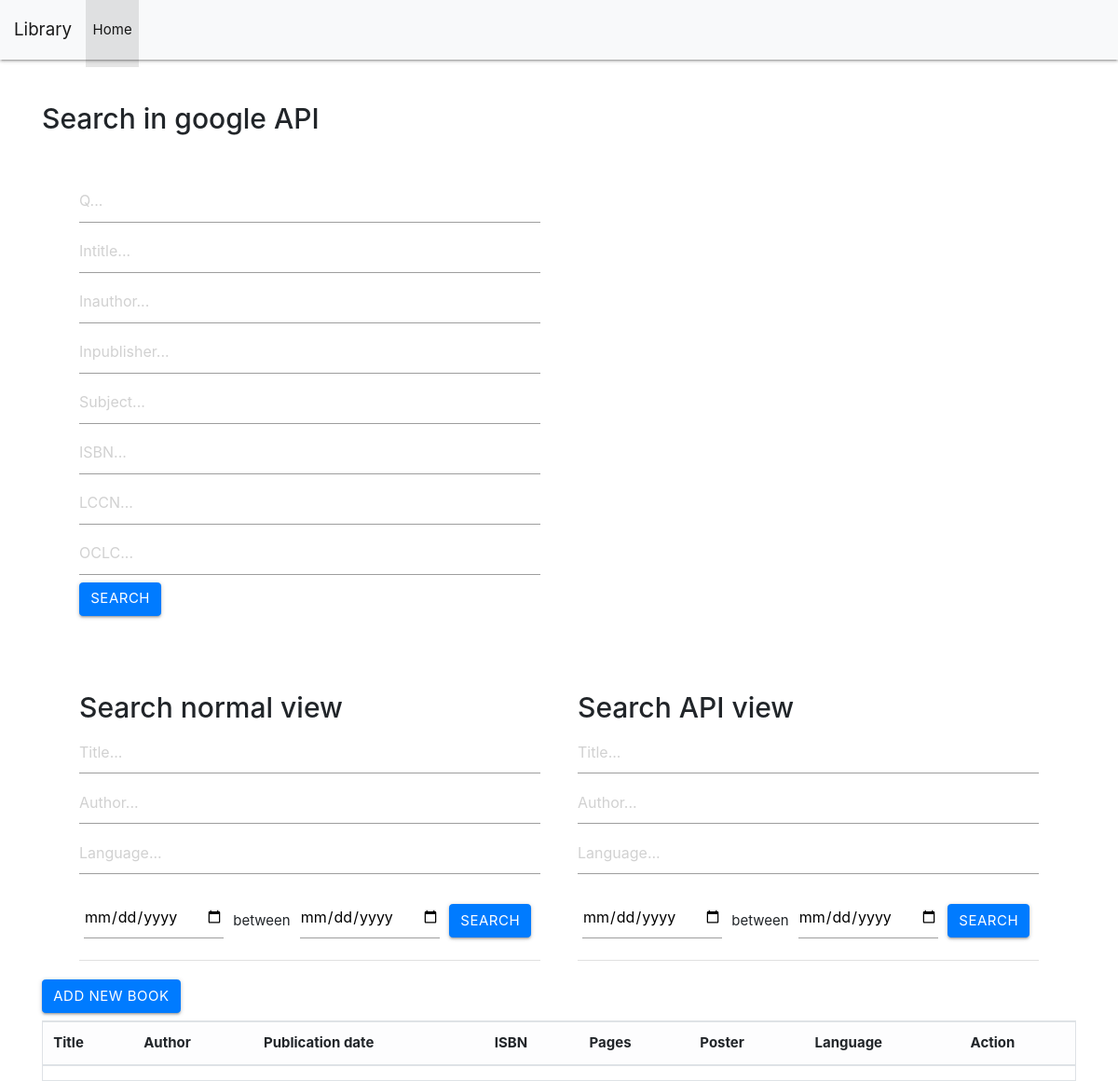
The app's page /, older data.
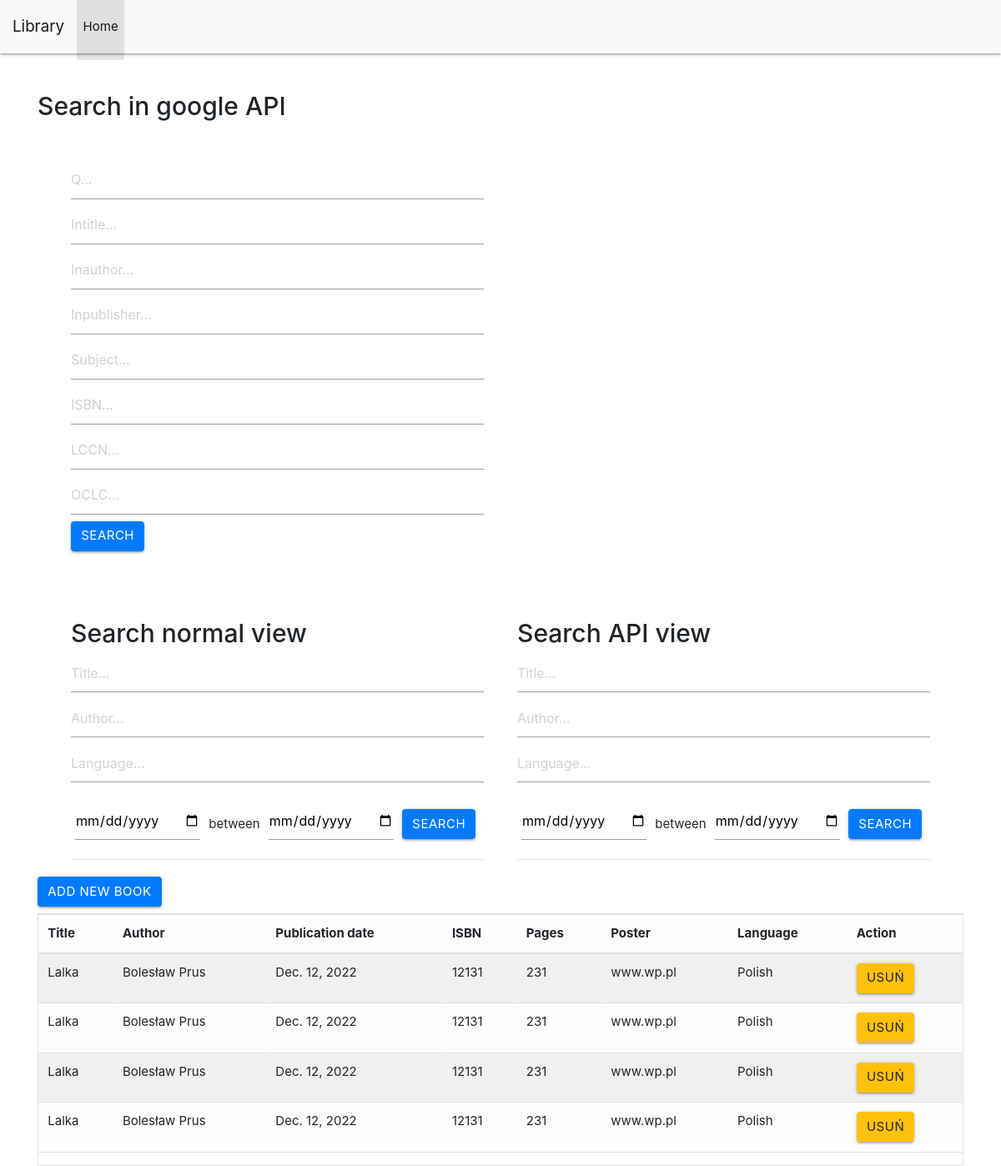
The same page, newer data.
### core/models.py (models this page shows, shortened)
class Book(models.Model):
    title = models.CharField(max_length=100)
    autor = models.CharField(max_length=100)
    date_publish = models.DateField(blank=True, null=True)
    ISBN_number = models.CharField(max_length=100)
    counts_page = models.IntegerField()
    link_poster = models.CharField(max_length=1000)
    language = models.CharField(max_length=100)

### core/views.py (the view)
# urls.py: path('', AllBoks.as_view(), name='home'),
class AllBoks(ListView):
    model = Book
    template_name = 'core/all-books.html'

### core/templates/core/all-books.html
{% extends 'core/base.html'%}
{% block content %}
<h2>Search in google API </h2>
<div class="float-container" style="padding: 20px;">
    <div style="width: 50%;
    padding: 20px;">
    <form action="{% url 'search-book-google-api' %}" method="get">
          <input name="q" type="text" placeholder="Q...">
          <input name="intitle" type="text" placeholder="Intitle...">
          <input name="inauthor" type="text" placeholder="Inauthor...">
          <input name="inpublisher" type="text" placeholder="Inpublisher...">
          <input name="subject" type="text" placeholder="Subject...">
          <input name="isbn" type="text" placeholder="ISBN...">
          <input name="lccn" type="text" placeholder="LCCN...">
          <input name="oclc" type="text" placeholder="OCLC...">
          <button type="submit" class="btn btn-primary">Search</button>
    </form>
    </div>
</div>
<div class="float-container" style="padding: 20px;">
    <div style="width: 50%;
    float: left;
    padding: 20px;">
<h2>Search normal view </h2>
    <form action="{% url 'search-book' %}" method="get">
          <input name="title" type="text" placeholder="Title..." style="width:100%;">
          <input name="author" type="text" placeholder="Author...">
          <input name="language" type="text" placeholder="Language...">
          <table>
                <tr>
                    <td><input type="date" class="datepicker" name="datest"> </td>
                    <td style="width:5%"> between </td>
                    <td><input type="date"  class="datepicker" name="datend"></td>
                    <br>
                    <td><button type="submit" class="btn btn-primary">Search</button></td>
                </tr>
          </table>
    </form>
</div>
<div style="width: 50%;
    float: left;
    padding: 20px;">
<h2>Search API view </h2>
    <form action="{% url 'search-book-api' %}" method="get">
          <input name="title" type="text" placeholder="Title..." style="width:100%;">
          <input name="author" type="text" placeholder="Author...">
          <input name="language" type="text" placeholder="Language...">
          <table>
                <tr>
                    <td><input type="date" class="datepicker" name="datest"> </td>
                    <td style="width:5%"> between </td>
                    <td><input type="date"  class="datepicker" name="datend"></td>
                    <br>
                    <td><button type="submit" class="btn btn-primary">Search</button></td>
                </tr>
          </table>
    </form>
</div>
</div>
    <div class="mb-2 text-end mt-5">
        <a class="btn btn-primary" href="{% url 'create-book' %}">
            Add new book
        </a>
    </div>
    <div class="border">
      <div class="table-responsive">
        <table class="table table-light table-striped table-hover">
            <thead>
            <tr>
                <th>Title</th>
                <th>Author</th>
                <th>Publication date</th>
                <th>ISBN</th>
                <th>Pages</th>
                <th>Poster</th>
                <th>Language</th>
                <th>Action</th>
            </tr>
            </thead>
           {% for object in object_list%}
                <tr>
                    <td>{{object.title}}</td>
                    <td>{{object.autor}}</td>
                    <td>{{object.date_publish}}</td>
                    <td>{{object.ISBN_number}}</td>
                    <td>{{object.counts_page}}</td>
                    <td>{{object.link_poster}}</td>
                    <td>{{object.language}}</td>
                    <td>
                        <a class="btn btn-warning">Usuń</a>
                    </td>
                </tr>
            {% endfor %}
        </table>
    </div>
  </div>
{% endblock%}

Row changes from the older to the newer data that the page shows:
added Book: title "Lalka", autor "Bolesław Prus", date_publish "Dec. 12, 2022", ISBN_number "12131", counts_page "231", link_poster "www.wp.pl", language "Polish"
added Book: title "Lalka", autor "Bolesław Prus", date_publish "Dec. 12, 2022", ISBN_number "12131", counts_page "231", link_poster "www.wp.pl", language "Polish"
added Book: title "Lalka", autor "Bolesław Prus", date_publish "Dec. 12, 2022", ISBN_number "12131", counts_page "231", link_poster "www.wp.pl", language "Polish"
added Book: title "Lalka", autor "Bolesław Prus", date_publish "Dec. 12, 2022", ISBN_number "12131", counts_page "231", link_poster "www.wp.pl", language "Polish"
